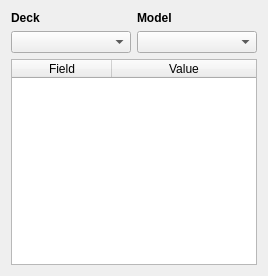
<?xml version="1.0" encoding="UTF-8"?>
<ui version="4.0">
 <class>CardBuilder</class>
 <widget class="QWidget" name="CardBuilder">
  <property name="geometry">
   <rect>
    <x>0</x>
    <y>0</y>
    <width>268</width>
    <height>276</height>
   </rect>
  </property>
  <property name="windowTitle">
   <string>Form</string>
  </property>
  <layout class="QVBoxLayout" name="verticalLayout">
   <item>
    <layout class="QGridLayout" name="layoutCards">
     <item row="2" column="0">
      <widget class="ScrollComboBox" name="comboBoxDeck">
       <property name="insertPolicy">
        <enum>QComboBox::InsertAlphabetically</enum>
       </property>
      </widget>
     </item>
     <item row="2" column="1">
      <widget class="ScrollComboBox" name="comboBoxModel">
       <property name="insertPolicy">
        <enum>QComboBox::InsertAlphabetically</enum>
       </property>
      </widget>
     </item>
     <item row="0" column="0">
      <widget class="QLabel" name="labelDeck">
       <property name="sizePolicy">
        <sizepolicy hsizetype="Preferred" vsizetype="Maximum">
         <horstretch>0</horstretch>
         <verstretch>0</verstretch>
        </sizepolicy>
       </property>
       <property name="font">
        <font>
         <weight>75</weight>
         <bold>true</bold>
        </font>
       </property>
       <property name="text">
        <string>Deck</string>
       </property>
      </widget>
     </item>
     <item row="0" column="1">
      <widget class="QLabel" name="labelModel">
       <property name="sizePolicy">
        <sizepolicy hsizetype="Preferred" vsizetype="Maximum">
         <horstretch>0</horstretch>
         <verstretch>0</verstretch>
        </sizepolicy>
       </property>
       <property name="font">
        <font>
         <weight>75</weight>
         <bold>true</bold>
        </font>
       </property>
       <property name="text">
        <string>Model</string>
       </property>
      </widget>
     </item>
    </layout>
   </item>
   <item>
    <widget class="QTableWidget" name="tableFields">
     <property name="sizePolicy">
      <sizepolicy hsizetype="Expanding" vsizetype="Expanding">
       <horstretch>0</horstretch>
       <verstretch>0</verstretch>
      </sizepolicy>
     </property>
     <attribute name="horizontalHeaderStretchLastSection">
      <bool>true</bool>
     </attribute>
     <attribute name="verticalHeaderVisible">
      <bool>false</bool>
     </attribute>
     <attribute name="verticalHeaderStretchLastSection">
      <bool>false</bool>
     </attribute>
     <column>
      <property name="text">
       <string>Field</string>
      </property>
     </column>
     <column>
      <property name="text">
       <string>Value</string>
      </property>
     </column>
    </widget>
   </item>
  </layout>
 </widget>
 <customwidgets>
  <customwidget>
   <class>ScrollComboBox</class>
   <extends>QComboBox</extends>
   <header>src/gui/widgets/common/scrollcombobox.h</header>
  </customwidget>
 </customwidgets>
 <resources/>
 <connections/>
</ui>
